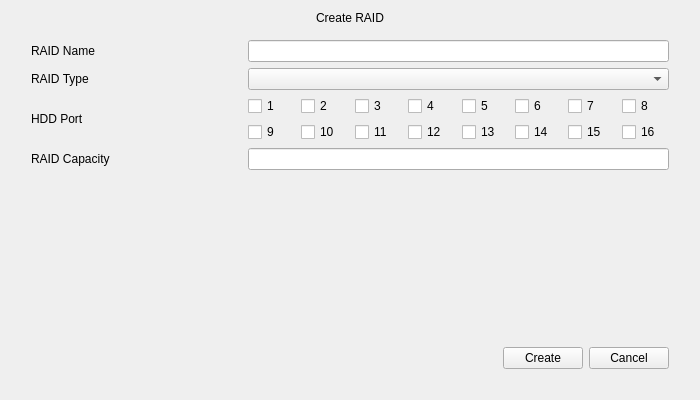
<?xml version="1.0" encoding="UTF-8"?>
<ui version="4.0">
 <class>CreateRaid</class>
 <widget class="QWidget" name="CreateRaid">
  <property name="geometry">
   <rect>
    <x>0</x>
    <y>0</y>
    <width>700</width>
    <height>400</height>
   </rect>
  </property>
  <property name="windowTitle">
   <string>Dialog</string>
  </property>
  <layout class="QGridLayout" name="gridLayout_2">
   <item row="0" column="0">
    <widget class="QLabel" name="label_title">
     <property name="text">
      <string>Create RAID</string>
     </property>
     <property name="alignment">
      <set>Qt::AlignCenter</set>
     </property>
    </widget>
   </item>
   <item row="1" column="0">
    <widget class="QWidget" name="widget_background" native="true">
     <property name="sizePolicy">
      <sizepolicy hsizetype="Preferred" vsizetype="Expanding">
       <horstretch>0</horstretch>
       <verstretch>0</verstretch>
      </sizepolicy>
     </property>
     <layout class="QVBoxLayout" name="verticalLayout_2">
      <property name="leftMargin">
       <number>20</number>
      </property>
      <property name="rightMargin">
       <number>20</number>
      </property>
      <property name="bottomMargin">
       <number>20</number>
      </property>
      <item>
       <layout class="QGridLayout" name="gridLayout">
        <item row="0" column="0">
         <widget class="QLabel" name="label_name">
          <property name="sizePolicy">
           <sizepolicy hsizetype="Preferred" vsizetype="Preferred">
            <horstretch>1</horstretch>
            <verstretch>0</verstretch>
           </sizepolicy>
          </property>
          <property name="text">
           <string>RAID Name</string>
          </property>
         </widget>
        </item>
        <item row="3" column="0">
         <widget class="QLabel" name="label_capacity">
          <property name="text">
           <string>RAID Capacity</string>
          </property>
         </widget>
        </item>
        <item row="1" column="0">
         <widget class="QLabel" name="label_type">
          <property name="text">
           <string>RAID Type</string>
          </property>
         </widget>
        </item>
        <item row="2" column="0">
         <widget class="QLabel" name="label_port">
          <property name="text">
           <string>HDD Port</string>
          </property>
         </widget>
        </item>
        <item row="0" column="1">
         <widget class="QLineEdit" name="lineEdit_name">
          <property name="sizePolicy">
           <sizepolicy hsizetype="Expanding" vsizetype="Fixed">
            <horstretch>2</horstretch>
            <verstretch>0</verstretch>
           </sizepolicy>
          </property>
          <property name="readOnly">
           <bool>true</bool>
          </property>
         </widget>
        </item>
        <item row="3" column="1">
         <widget class="QLineEdit" name="lineEdit_capacity">
          <property name="sizePolicy">
           <sizepolicy hsizetype="Expanding" vsizetype="Fixed">
            <horstretch>2</horstretch>
            <verstretch>0</verstretch>
           </sizepolicy>
          </property>
          <property name="readOnly">
           <bool>true</bool>
          </property>
         </widget>
        </item>
        <item row="1" column="1">
         <widget class="ComboBox" name="comboBox_type"/>
        </item>
        <item row="2" column="1">
         <widget class="QWidget" name="widget_port" native="true">
          <layout class="QGridLayout" name="gridLayout_3">
           <property name="leftMargin">
            <number>0</number>
           </property>
           <property name="topMargin">
            <number>0</number>
           </property>
           <property name="rightMargin">
            <number>0</number>
           </property>
           <property name="bottomMargin">
            <number>0</number>
           </property>
           <item row="0" column="0">
            <widget class="QCheckBox" name="checkBox_1">
             <property name="text">
              <string>1</string>
             </property>
            </widget>
           </item>
           <item row="0" column="1">
            <widget class="QCheckBox" name="checkBox_2">
             <property name="text">
              <string>2</string>
             </property>
            </widget>
           </item>
           <item row="0" column="2">
            <widget class="QCheckBox" name="checkBox_3">
             <property name="text">
              <string>3</string>
             </property>
            </widget>
           </item>
           <item row="0" column="3">
            <widget class="QCheckBox" name="checkBox_4">
             <property name="text">
              <string>4</string>
             </property>
            </widget>
           </item>
           <item row="0" column="4">
            <widget class="QCheckBox" name="checkBox_5">
             <property name="text">
              <string>5</string>
             </property>
            </widget>
           </item>
           <item row="0" column="5">
            <widget class="QCheckBox" name="checkBox_6">
             <property name="text">
              <string>6</string>
             </property>
            </widget>
           </item>
           <item row="0" column="6">
            <widget class="QCheckBox" name="checkBox_7">
             <property name="text">
              <string>7</string>
             </property>
            </widget>
           </item>
           <item row="0" column="7">
            <widget class="QCheckBox" name="checkBox_8">
             <property name="text">
              <string>8</string>
             </property>
            </widget>
           </item>
           <item row="1" column="0">
            <widget class="QCheckBox" name="checkBox_9">
             <property name="text">
              <string>9</string>
             </property>
            </widget>
           </item>
           <item row="1" column="1">
            <widget class="QCheckBox" name="checkBox_10">
             <property name="text">
              <string>10</string>
             </property>
            </widget>
           </item>
           <item row="1" column="2">
            <widget class="QCheckBox" name="checkBox_11">
             <property name="text">
              <string>11</string>
             </property>
            </widget>
           </item>
           <item row="1" column="3">
            <widget class="QCheckBox" name="checkBox_12">
             <property name="text">
              <string>12</string>
             </property>
            </widget>
           </item>
           <item row="1" column="4">
            <widget class="QCheckBox" name="checkBox_13">
             <property name="text">
              <string>13</string>
             </property>
            </widget>
           </item>
           <item row="1" column="5">
            <widget class="QCheckBox" name="checkBox_14">
             <property name="text">
              <string>14</string>
             </property>
            </widget>
           </item>
           <item row="1" column="6">
            <widget class="QCheckBox" name="checkBox_15">
             <property name="text">
              <string>15</string>
             </property>
            </widget>
           </item>
           <item row="1" column="7">
            <widget class="QCheckBox" name="checkBox_16">
             <property name="text">
              <string>16</string>
             </property>
            </widget>
           </item>
          </layout>
         </widget>
        </item>
       </layout>
      </item>
      <item>
       <spacer name="verticalSpacer">
        <property name="orientation">
         <enum>Qt::Vertical</enum>
        </property>
        <property name="sizeHint" stdset="0">
         <size>
          <width>20</width>
          <height>189</height>
         </size>
        </property>
       </spacer>
      </item>
      <item>
       <layout class="QHBoxLayout" name="horizontalLayout">
        <item>
         <spacer name="horizontalSpacer">
          <property name="orientation">
           <enum>Qt::Horizontal</enum>
          </property>
          <property name="sizeHint" stdset="0">
           <size>
            <width>40</width>
            <height>20</height>
           </size>
          </property>
         </spacer>
        </item>
        <item>
         <widget class="QPushButton" name="pushButton_create">
          <property name="text">
           <string>Create</string>
          </property>
         </widget>
        </item>
        <item>
         <widget class="QPushButton" name="pushButton_cancel">
          <property name="text">
           <string>Cancel</string>
          </property>
         </widget>
        </item>
       </layout>
      </item>
     </layout>
    </widget>
   </item>
  </layout>
 </widget>
 <customwidgets>
  <customwidget>
   <class>ComboBox</class>
   <extends>QComboBox</extends>
   <header>combobox.h</header>
  </customwidget>
 </customwidgets>
 <resources/>
 <connections/>
</ui>
